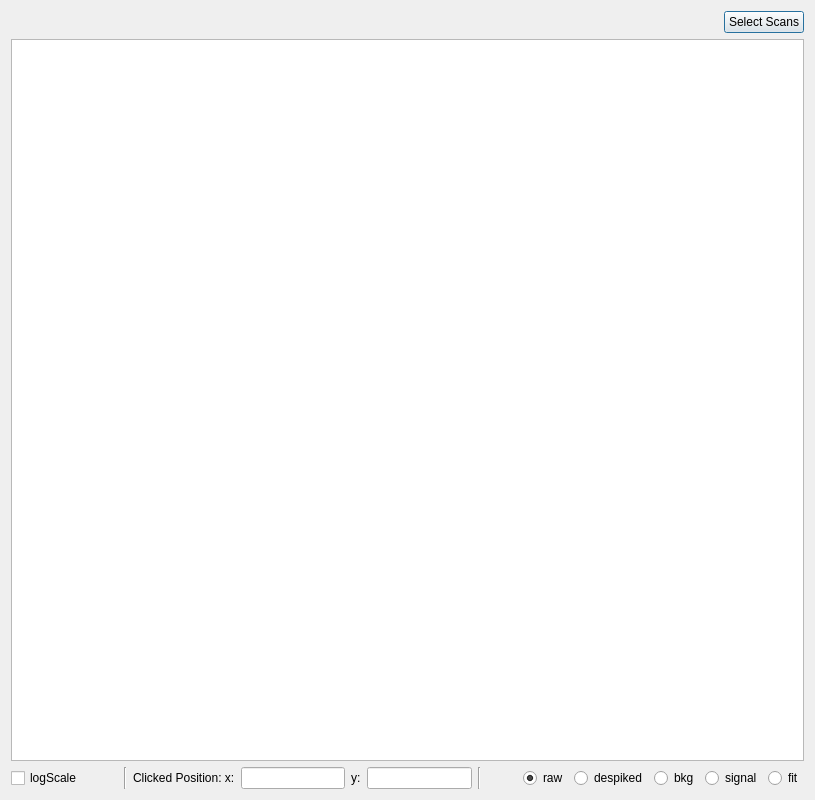
<?xml version="1.0" encoding="UTF-8"?>
<ui version="4.0">
 <class>plainPlotView</class>
 <widget class="QDialog" name="plainPlotView">
  <property name="geometry">
   <rect>
    <x>0</x>
    <y>0</y>
    <width>815</width>
    <height>800</height>
   </rect>
  </property>
  <property name="windowTitle">
   <string>Overlay Display</string>
  </property>
  <layout class="QGridLayout" name="gridLayout">
   <item row="0" column="0">
    <layout class="QVBoxLayout" name="verticalLayout">
     <item>
      <layout class="QHBoxLayout" name="horizontalLayout_3">
       <item>
        <spacer name="horizontalSpacer_4">
         <property name="orientation">
          <enum>Qt::Horizontal</enum>
         </property>
         <property name="sizeHint" stdset="0">
          <size>
           <width>40</width>
           <height>20</height>
          </size>
         </property>
        </spacer>
       </item>
       <item>
        <widget class="QPushButton" name="scanSelectBtn">
         <property name="text">
          <string>Select Scans</string>
         </property>
         <property name="autoDefault">
          <bool>false</bool>
         </property>
         <property name="default">
          <bool>true</bool>
         </property>
        </widget>
       </item>
      </layout>
     </item>
     <item>
      <widget class="PlotWidget" name="viewPart"/>
     </item>
     <item>
      <layout class="QHBoxLayout" name="horizontalLayout">
       <item>
        <widget class="QCheckBox" name="logScale">
         <property name="text">
          <string>logScale</string>
         </property>
        </widget>
       </item>
       <item>
        <spacer name="horizontalSpacer">
         <property name="orientation">
          <enum>Qt::Horizontal</enum>
         </property>
         <property name="sizeHint" stdset="0">
          <size>
           <width>40</width>
           <height>20</height>
          </size>
         </property>
        </spacer>
       </item>
       <item>
        <widget class="Line" name="line_2">
         <property name="orientation">
          <enum>Qt::Vertical</enum>
         </property>
        </widget>
       </item>
       <item>
        <widget class="QLabel" name="label">
         <property name="text">
          <string>Clicked Position: x:</string>
         </property>
        </widget>
       </item>
       <item>
        <widget class="QLineEdit" name="xPosition">
         <property name="readOnly">
          <bool>true</bool>
         </property>
        </widget>
       </item>
       <item>
        <widget class="QLabel" name="label_2">
         <property name="text">
          <string>y:</string>
         </property>
        </widget>
       </item>
       <item>
        <widget class="QLineEdit" name="yPosition">
         <property name="readOnly">
          <bool>true</bool>
         </property>
        </widget>
       </item>
       <item>
        <widget class="Line" name="line">
         <property name="orientation">
          <enum>Qt::Vertical</enum>
         </property>
        </widget>
       </item>
       <item>
        <spacer name="horizontalSpacer_2">
         <property name="orientation">
          <enum>Qt::Horizontal</enum>
         </property>
         <property name="sizeHint" stdset="0">
          <size>
           <width>40</width>
           <height>20</height>
          </size>
         </property>
        </spacer>
       </item>
       <item>
        <widget class="QRadioButton" name="rawradio">
         <property name="text">
          <string>raw</string>
         </property>
         <property name="checked">
          <bool>true</bool>
         </property>
        </widget>
       </item>
       <item>
        <widget class="QRadioButton" name="desradio">
         <property name="text">
          <string>despiked</string>
         </property>
        </widget>
       </item>
       <item>
        <widget class="QRadioButton" name="bkgradio">
         <property name="text">
          <string>bkg</string>
         </property>
        </widget>
       </item>
       <item>
        <widget class="QRadioButton" name="sigradio">
         <property name="text">
          <string>signal</string>
         </property>
        </widget>
       </item>
       <item>
        <widget class="QRadioButton" name="fitradio">
         <property name="text">
          <string>fit</string>
         </property>
        </widget>
       </item>
      </layout>
     </item>
    </layout>
   </item>
  </layout>
 </widget>
 <customwidgets>
  <customwidget>
   <class>PlotWidget</class>
   <extends>QGraphicsView</extends>
   <header>pyqtgraph</header>
  </customwidget>
 </customwidgets>
 <resources/>
 <connections/>
</ui>
